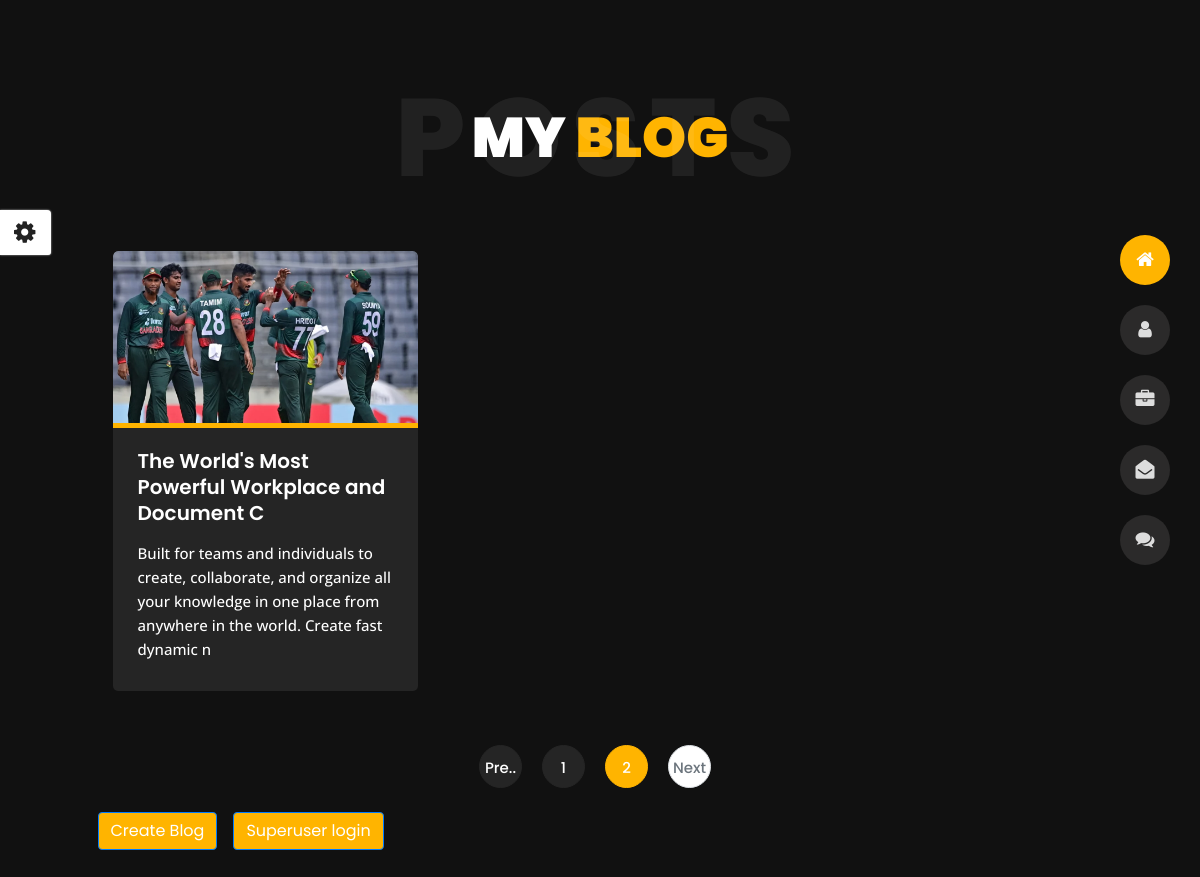
The app's page /blog/?page=2, older data.
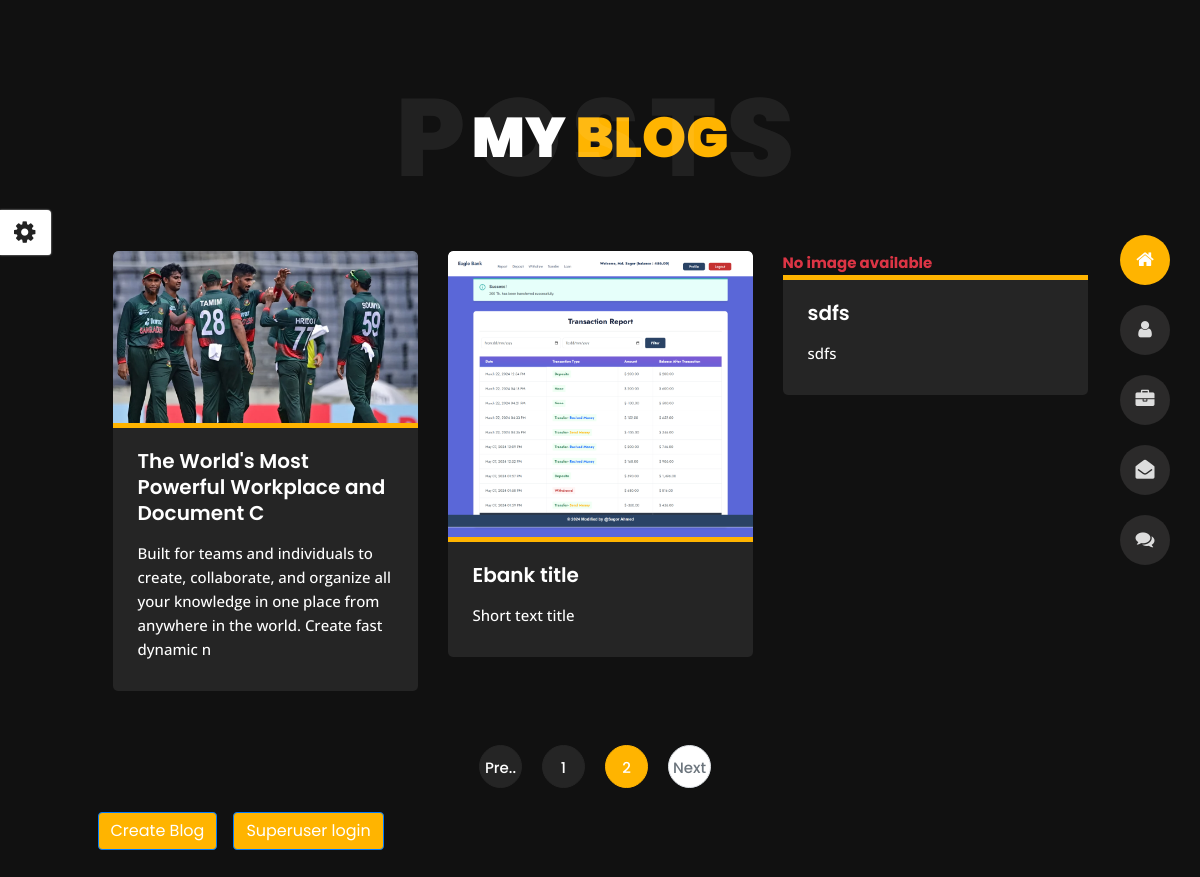
The same page, newer data.
### blog_app/models.py (models this page shows, shortened)
class Blog(models.Model):
      user        = models.ForeignKey(MyProfile, on_delete=models.CASCADE, related_name="user", blank=True, null=True)
      id          = models.AutoField(unique=True, primary_key= True)
      writer_name = models.CharField(max_length=50, blank=True, null=True)
      blog_type   = models.CharField(max_length= 50)
      image       = models.ImageField(upload_to='photos/blog_image', blank=True)
      title       = models.CharField(max_length= 50)
      short_text  = models.CharField(max_length= 150, null= True)
      description = models.TextField()
      create_date = models.DateTimeField(auto_now_add= True)
      modify_date = models.DateTimeField(auto_now= True)

### blog_app/views.py (the view)
# urls.py: path('blog/', include('blog_app.urls')),
def blog(request):
    blogs = Blog.objects.all()
    paginator = Paginator(blogs, 3) # will show 2 content per page
    page = request.GET.get('page') # get the page
    page_obj = paginator.get_page(page)
    context = {
        'page_obj' : page_obj
    }
    return render(request, 'blog.html' , context)

### blog_app/templates/blog.html (shortened to what this page needs)
{% extends "base.html" %}
{% load static %}
{% block body %}
<body class="blog">
<section class="title-section text-left text-sm-center revealator-slideup revealator-once revealator-delay1">
    <h1>my <span>blog</span></h1>
    <span class="title-bg">posts</span>
</section>
<section class="main-content revealator-slideup revealator-once revealator-delay1">
    <div class="container">
        <div class="row">
         {% for blog in page_obj %}
            <div class="col-12 col-md-6 col-lg-6 col-xl-4 mb-30">
                <article class="post-container">
                    <div class="post-thumb">
                        <a href="{% url 'blog-post' blog.id %}" class="d-block position-relative overflow-hidden">
                            {% if blog.image %}
                                <img src=" {{blog.image.url}} " class="img-fluid" alt="Blog Post">
                            {% else %}
                                <strong class="text-danger">No image available</strong>
                            {% endif %}
                        </a>
                    </div>
                    <div class="post-content">
                        <div class="entry-header">
                            <h3><a href="{% url 'blog-post' blog.id %}"> {{blog.title}} </a></h3>
                        </div>
                        <div class="entry-content open-sans-font">
                           <p> {{blog.short_text}} </p>
                        </div>
                    </div>
                </article>
            </div>
        {% endfor %}
            <div class="col-12 mt-4">
                {% if page_obj.has_other_pages %}
                    <nav aria-label="Page navigation example">
                        <ul class="pagination justify-content-center mb-0">
                            {% if page_obj.has_previous %}
                                <li class="page-item">
                                    <a class="page-link" href="?page={{page_obj.previous_page_number}}">Pre..</a>
                                </li>
                            {% else %}
                                <li class="page-item disabled">
                                    <span class="page-link">Pre..</span>
                                </li>
                            {% endif %}
                            {% for i in page_obj.paginator.page_range %}
                                {% if page_obj.number == i %}
                                    <li class="page-item active"><span class="page-link">{{i}}</span></li>
                                {% else %}
                                    <li class="page-item">
                                        <a class="page-link" href="?page={{i}}">{{i}}</a>
                                    </li>
                                {% endif %}
                            {% endfor %}
                            {% if page_obj.has_next %}
                                <li class="page-item">
                                    <a class="page-link" href="?page={{page_obj.next_page_number}}">Next</a>
                                </li>
                            {% else %}
                                <li class="page-item disabled">
                                    <span class="page-link">Next</span>
                                </li>
                            {% endif %}
                        </ul>
                    </nav><br>
                {% endif %}
            </div> <br>
                <a href="{% url "create_blog"  %}" class="btn btn-primary mr-3">Create Blog</a>
                {% if request.user.is_authenticated %}
                    <a href="{% url "logout"  %}" class="btn btn-primary ">Logout</a>
                {% else %}
                    <a href="{% url "login_form"  %}" class="btn btn-primary ">Superuser login</a>
                {% endif %}
    </div>
</section>
</body>
{% endblock body %}

### templates/base.html (shortened to what this page needs)
﻿<!DOCTYPE html>
<html lang="en">
{% load static %}
<head>
    <link href="{% static 'css/bootstrap.min.css' %}" rel="stylesheet">
    <link href="{% static 'css/preloader.min.css' %}" rel="stylesheet">
    <link href="{% static 'css/circle.css' %}" rel="stylesheet">
    <link href="{% static 'css/font-awesome.min.css' %}" rel="stylesheet">
    <link href="{% static 'css/fm.revealator.jquery.min.css' %}" rel="stylesheet">
    <link href="{% static 'css/style.css' %}" rel="stylesheet">
    <link href="{% static 'css/message_alert.css' %}" rel="stylesheet" />
    <link href="{% static 'css/skins/yellow.css' %}" rel="stylesheet">
    <link rel="alternate stylesheet" type="text/css" title="blue" href="{% static 'css/skins/blue.css' %}" />
    <link rel="alternate stylesheet" type="text/css" title="green" href="{% static 'css/skins/green.css' %}" />
    <link rel="alternate stylesheet" type="text/css" title="yellow" href="{% static 'css/skins/yellow.css' %}" />
    <link rel="alternate stylesheet" type="text/css" title="blueviolet" href="{% static 'css/skins/blueviolet.css' %}" />
    <link rel="alternate stylesheet" type="text/css" title="goldenrod" href="{% static 'css/skins/goldenrod.css' %}" />
    <link rel="alternate stylesheet" type="text/css" title="magenta" href="{% static 'css/skins/magenta.css' %}" />
    <link rel="alternate stylesheet" type="text/css" title="orange" href="{% static 'css/skins/orange.css' %}" />
    <link rel="alternate stylesheet" type="text/css" title="purple" href="{% static 'css/skins/purple.css' %}" />
    <link rel="alternate stylesheet" type="text/css" title="red" href="{% static 'css/skins/red.css' %}" />
    <link rel="alternate stylesheet" type="text/css" title="yellowgreen" href="{% static 'css/skins/yellowgreen.css' %}" />
    <link rel="stylesheet" type="text/css" href="{% static 'css/styleswitcher.css' %}" />
</head>
<body>
<div id="showSwitcher" class="styleSecondColor"><i class="fa fa-cog fa-spin"></i></div>
<header class="header" id="navbar-collapse-toggle">
    <ul class="icon-menu d-none d-lg-block revealator-slideup revealator-once revealator-delay1">
        <li class="icon-box active">
            <i class="fa fa-home"></i>
            <a href="{% url 'home' %}">
            </a>
        </li>
        <li class="icon-box">
            <i class="fa fa-user"></i>
            <a href="{% url 'about' %}">
            </a>
        </li>
        <li class="icon-box">
            <i class="fa fa-briefcase"></i>
            <a href="{% url 'portfolio' %}">
            </a>
        </li>
        <li class="icon-box">
            <i class="fa fa-envelope-open"></i>
            <a href="{% url 'contact' %}">
            </a>
        </li>
        <li class="icon-box">
            <i class="fa fa-comments"></i>
            <a href="{% url 'blog' %}">
            </a>
        </li>
    </ul>
</header>
{% block body %}
{% endblock body %}
</body>
</html>

### static/css/style.css (style rules this page uses)
html { overflow-x: hidden; height: 100%; }
body { font-family: 'Poppins', sans-serif; font-size: 15px; color: #fff; font-weight: 500; line-height: 1.6; position: relative; background-size: cover; background-position: center; height: 100%; width: 100%; background-color: #111; }
.open-sans-font { font-family: 'Open Sans', sans-serif; }
.mb-30 { margin-bottom: 30px; }
.no-transform { transform: none !important; }
.title-section { margin: 0 auto; width: 100%; position: relative; padding: 80px 0; }
.title-section h1 { font-size: 56px; font-weight: 900; color: #fff; text-transform: uppercase; margin: 0; }
.title-bg { font-size: 110px; left: 0; letter-spacing: 10px; line-height: 0.7; position: absolute; right: 0; top: 50%; text-transform: uppercase; font-weight: 800; -webkit-transform: translateY(-50%); -moz-transform: translateY(-50%); -ms-transform: translateY(-50%); -o-transform: translateY(-50%); transform: translateY(-50%); color: rgba(255, 255, 255, 0.07); }
@media (min-width: 992px) { .header { position: fixed; right: 30px; bottom: 0; z-index: 3; display: flex; align-items: center; height: calc(100vh - 200px); top: 100px; opacity: 1; transition: opacity 0.3s; -webkit-transition: opacity 0.3s; } }
@media (min-width: 992px) { .header ul.icon-menu { margin: 0; padding: 0; } }
@media (min-width: 992px) { .header ul.icon-menu li.icon-box { width: 50px; height: 50px; list-style: none; position: relative; display: flex; align-items: center; transition: .3s; margin: 20px 0; border-radius: 50%; background: #2b2a2a; } }
@media (min-width: 992px) { .header ul.icon-menu li.icon-box i { color: #ddd; font-size: 19px; transition: .3s; } }
@media (min-width: 992px) { .header ul.icon-menu li.icon-box.active, .header ul.icon-menu li.icon-box:hover, .header ul.icon-menu li.icon-box.active i, .header ul.icon-menu li.icon-box:hover i { color: #fff; } }
@media (min-width: 992px) { .header .icon-box a { display: block; padding: 0; width: 50px; height: 50px; } }
@media (min-width: 992px) { .header .icon-box i.fa { position: absolute; pointer-events: none; } }
@media (min-width: 992px) { .header .icon-menu i { left: 0; right: 0; margin: 0 auto; display: block; text-align: center; font-size: 35px; top: 15px; } }
.blog .main-content { padding-bottom: 85px; }
.blog .post-container { display: block; }
.blog .post-content { background-color: #252525; padding: 20px 25px 25px 25px; border-radius: 0 0 5px 5px; }
.blog .post-content .entry-header h3 { line-height: 26px; cursor: pointer; }
.blog .post-content .entry-header h3 a { text-decoration: none; transition: .5s; }
.blog .post-thumb { border-radius: 5px 5px 0 0; cursor: pointer; }
.blog .post-thumb a { border-radius: 5px 5px 0 0; }
.blog .post-thumb a img { border-radius: 5px 5px 0 0; transition: .3s; }
.blog .post-content .entry-content p { margin: 15px 0 5px; }
.blog .post-content .entry-header h3 a { color: #fff; font-size: 20px; font-weight: 600; }
.blog .pagination { margin-bottom: 30px; }
.blog .page-link { color: #fff; background-color: #252525; border: 1px solid #252525; padding: 0; margin: 0 10px; border-radius: 50% !important; width: 43px; height: 43px; line-height: 43px; text-align: center; transition: .3s; }
@media (max-width: 1350px) and (min-width: 992px) { .container { max-width: calc(100% - 195px); } }

### static/css/styleswitcher.css (style rules this page uses)
#showSwitcher { z-index: 11111; margin-left:0px; position:fixed; left:0; top:210px; background: #fff; box-shadow:#ccc 0 0 2px; border-left:0; font-size:18px; display: block; -webkit-border-bottom-right-radius: 3px; -webkit-border-top-right-radius: 4px; -moz-border-radius-bottomright: 3px; -moz-border-radius-topright: 4px; border-bottom-right-radius: 3px; border-top-right-radius: 4px; padding: 10px 16px 10px 14px; cursor: pointer; }
#showSwitcher i { font-size:25px; color:#222; }

Row changes from the older to the newer data that the page shows:
added Blog: image (picture), title "Ebank title", short_text "Short text title"
added Blog: image "No image available", title "sdfs", short_text "sdfs"
